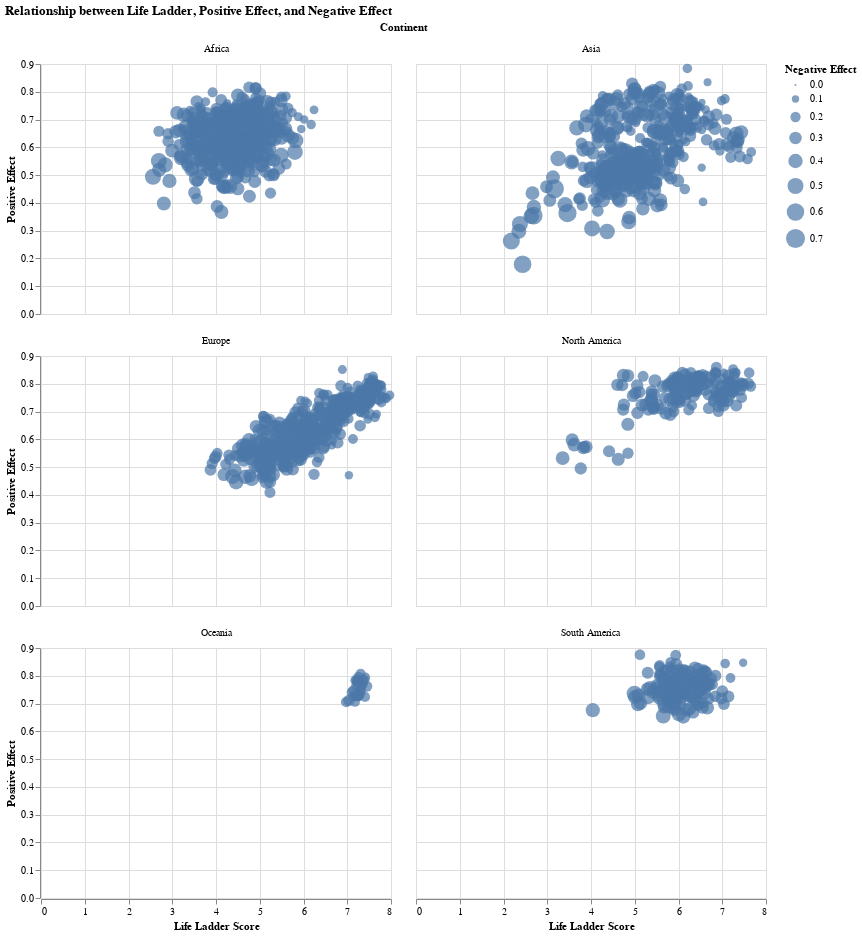

The notebook cell this image was saved under:
### Code cell
# scatterplot of Happiness Score vs Positive effect

fig_9 = alt.Chart(clean_data).mark_circle().encode(
    x=alt.X('Life Ladder:Q', title='Life Ladder Score'),
    y=alt.Y('Positive affect:Q', title='Positive Effect'),
    size=alt.Size('Negative affect:Q', title='Negative Effect'),
    tooltip=['Country name:N', 'year:O'],  # Adding tooltip for more information on hover,
    facet=alt.Facet('Continent', columns=2)
).properties(
    width=350,
    height=250,
    title='Relationship between Life Ladder, Positive Effect, and Negative Effect'
)#.facet('Continent')

# Display the plot
fig_9

### Figure 1 — Vega-Lite specification as saved in the notebook (floating-point values rounded to 4 significant figures; data arrays with more than 128 entries replaced by an {"elided": "..."} marker saying what was removed)
{"config": {"view": {"continuousWidth": 400, "continuousHeight": 300}}, "data": {"name": "data-5612bb244caac2aeacbc935b4f0de9e4"}, "mark": "circle", "encoding": {"facet": {"columns": 2, "field": "Continent", "type": "nominal"}, "size": {"field": "Negative affect", "title": "Negative Effect", "type": "quantitative"}, "tooltip": [{"field": "Country name", "type": "nominal"}, {"field": "year", "type": "ordinal"}], "x": {"field": "Life Ladder", "title": "Life Ladder Score", "type": "quantitative"}, "y": {"field": "Positive affect", "title": "Positive Effect", "type": "quantitative"}}, "height": 250, "title": "Relationship between Life Ladder, Positive Effect, and Negative Effect", "width": 350, "$schema": "https://vega.github.io/schema/vega-lite/v4.17.0.json", "datasets": {"data-5612bb244caac2aeacbc935b4f0de9e4": {"elided": "1843 records"}}}
